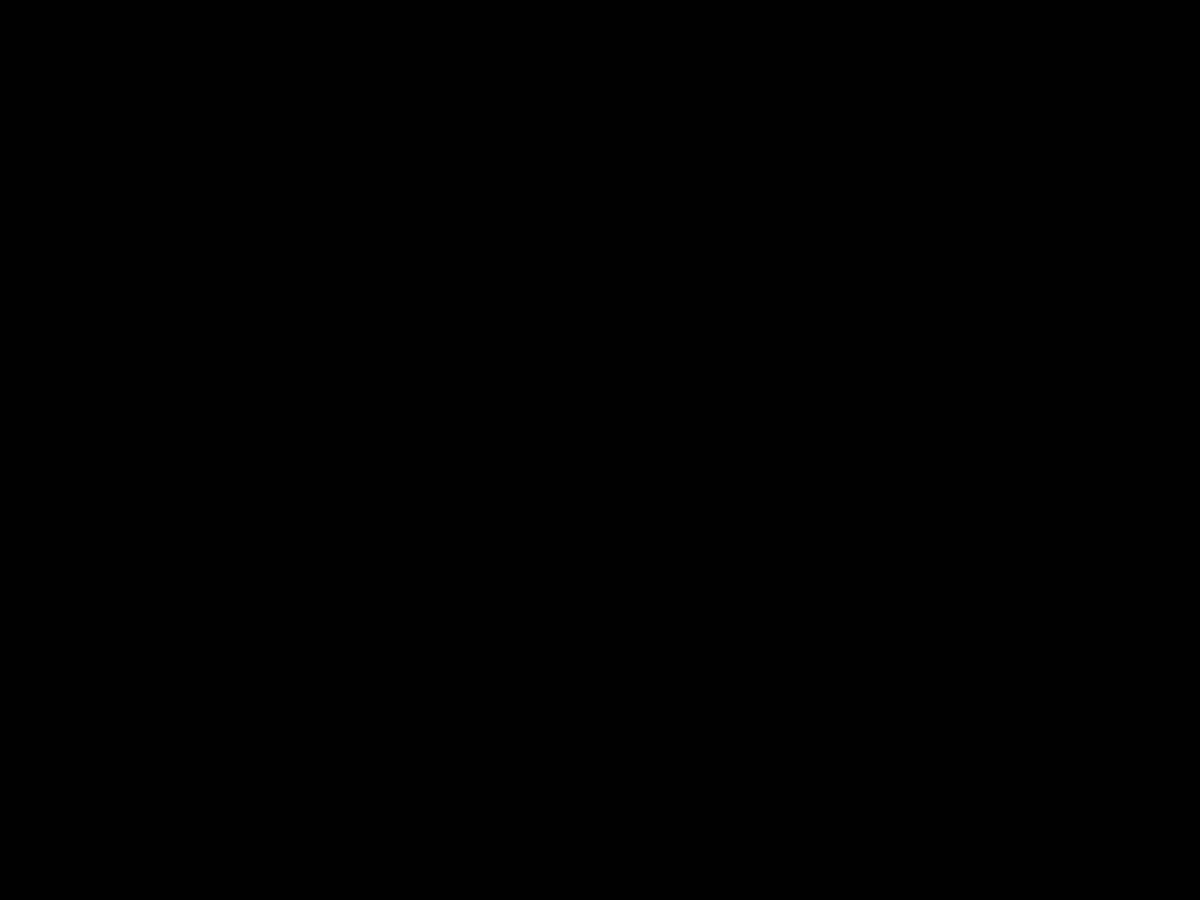
Frame 1 (no input)
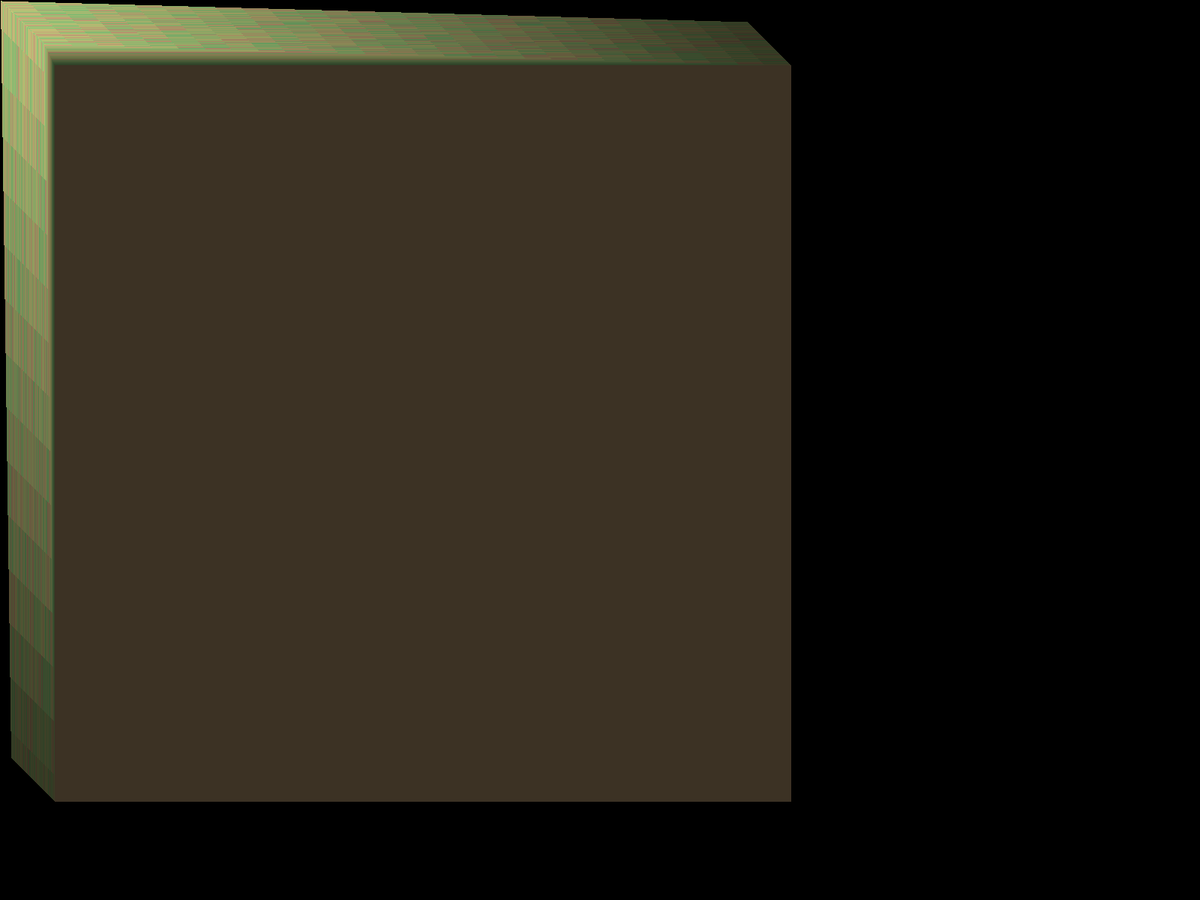
Frame 60 (the mouse pressed at the canvas centre just before this capture)
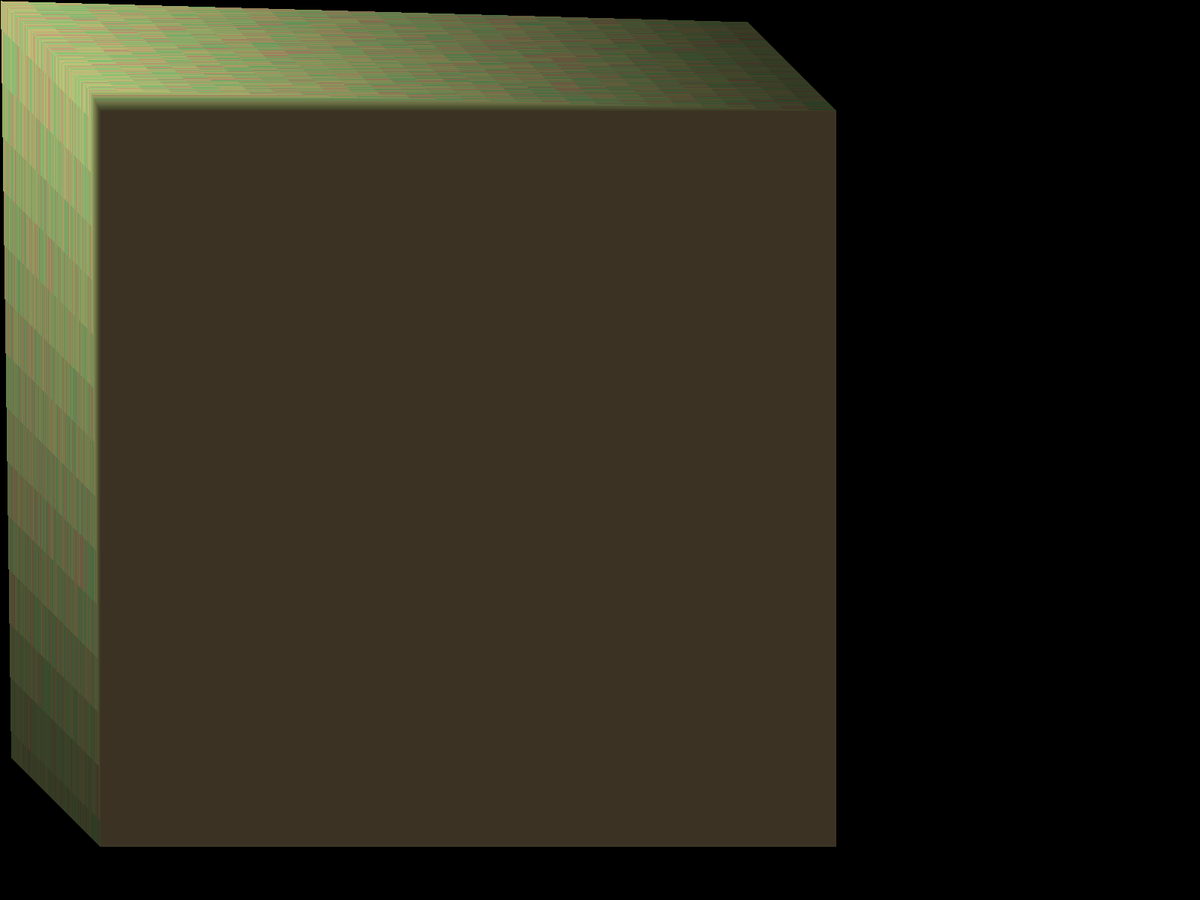
Frame 120 (the mouse held since frame 60 and released just before this capture)

The Processing sketch that drew these frames (run headless with seeded random() and noise(); from frame 60 on, the mouse is pressed at the canvas centre):

// Processing sketch: Light_Shifts
// ── Light_Shifts.pde
float growth=1;
float x=0;
float y=0;
float Limit;
float shade;
float move_x;
float move_y;

void setup() {
  //size(900,900);
  fullScreen();
  colorMode(HSB);
  background(0);
  frameRate(800);
}

void draw() {
    move_x+=1;
    move_y+=1;
    Limit=1000;
    while (growth <= Limit) {
      fill(25,99,shade);
      stroke(random(20,80),99,shade);
      rect(x,y,growth,growth);
      x+=0.5;
      y+=1;
      growth+=35;
      shade-=5;
    }
    x=move_x;
    y=move_y;
    growth=1;
    shade=200;
      
}
